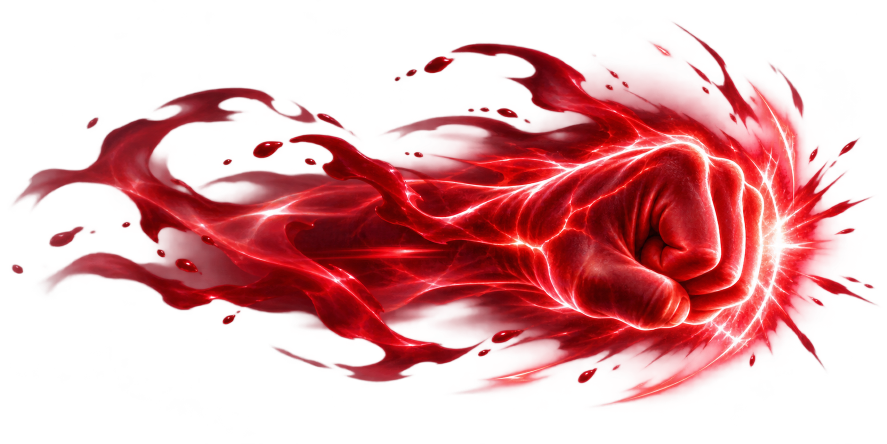
#> input picture godot/labs/combat_lab/fist14/r3/source/fist14_original_rgba_1774x887.png, 1774 x 887 px (shown at 1/2 size)
$ python build_r3_rework.py
#> lines starting #> are read from the running program, lines starting #| are printed output that depends on the picture
#!/usr/bin/env python3
"""FIST14 R3 REWORK: source-faithful layered sprite animation.

Uses the exact first-party ImageGen 1774x887 true-RGBA original and individually
composed light/impact/status frames. These are authored energy-layer changes,
not 36 separately redrawn anatomy studies. No rig and no poster cropping.
Requires genuine Godot G3.5 art review before acceptance.
"""
from pathlib import Path
import hashlib, math, json, random
from PIL import Image, ImageDraw, ImageFilter
import numpy as np
ROOT=Path(__file__).resolve().parents[1]
SRC=ROOT/'source/fist14_original_rgba_1774x887.png'
SHA='e0006ceb6208cb7cb037d2909f2ca9d27e10f63b7d71871f53b6b55f4903b7b5'
S=640; CELL=320
BBOX={}
def digest(b):return hashlib.sha256(b).hexdigest()
def hfile(p):return digest(p.read_bytes())
def bez(p0,p1,p2,p3,n=44):
    out=[]
    for i in range(n):
        t=i/(n-1);u=1-t
        out.append((round(u**3*p0[0]+3*u*u*t*p1[0]+3*u*t*t*p2[0]+t**3*p3[0]),round(u**3*p0[1]+3*u*u*t*p1[1]+3*u*t*t*p2[1]+t**3*p3[1])))
    return out

def new():return Image.new('RGBA',(S,S),(0,0,0,0))
def paint_stroke(target,points,wide=10,alpha=155,hot=False):
    # Stage light individually authored as three superposed paints, not uniform bars.
    under=new();p=ImageDraw.Draw(under,'RGBA');p.line(points,fill=(162,7,46,alpha//2),width=wide*4,joint='curve')
    bloom=under.filter(ImageFilter.GaussianBlur(16));target.alpha_composite(bloom)
    body=new();d=ImageDraw.Draw(body,'RGBA');d.line(points,fill=(210,17,60,min(250,alpha)),width=wide,joint='curve')
    d.line(points[5:],fill=(253,104,130,min(255,int(alpha*.85))),width=max(2,wide//3),joint='curve')
    if hot:d.line(points[int(len(points)*.6):],fill=(255,240,223,min(255,alpha+45)),width=max(1,wide//6),joint='curve')
    target.alpha_composite(body)

def local_flash(target,center,phase,seed,size):
    x,y=center;rng=random.Random(seed)
    sm=new();d=ImageDraw.Draw(sm,'RGBA')
    # unequal short brush rays in one impact, not a UI sunburst
    for i in range(13):
        a=(i*math.tau/13)+.27+(.24*rng.random())
        span=size*(.46+.86*rng.random())
        start=(int(x+math.cos(a)*size*.15),int(y+math.sin(a)*size*.11))
        tip=(int(x+math.cos(a)*span),int(y+math.sin(a)*span*.8))
        bend=(int((start[0]+tip[0])*.5+3*rng.random()),int((start[1]+tip[1])*.5-4*rng.random()))
        d.line([start,bend,tip],fill=(243,30,80,round(185*phase)),width=rng.choice([2,3,5]))
        d.line([start,bend],fill=(255,218,215,round(166*phase)),width=1)
    target.alpha_composite(sm.filter(ImageFilter.GaussianBlur(11)))
    target.alpha_composite(sm)
    orb=new();o=ImageDraw.Draw(orb,'RGBA')
    o.ellipse((x-15*phase,y-10*phase,x+15*phase,y+10*phase),fill=(255,252,239,round(255*phase)))
    halo=orb.filter(ImageFilter.GaussianBlur(6))
    target.alpha_composite(halo)
    target.alpha_composite(orb)

def source_layer(im,src_rect,width,opacity=1.,center=(330,315),shear=0.,stretch=1.,soft_matte=True):
    src=im.crop(src_rect)
    # Independently controlled taper and local shear: stage-specific motion,
    # not a static cell copy or change of overall atlas opacity.
    w,h=src.size; nh=max(1,int(width*h/w*stretch)); src=src.resize((int(width),nh),Image.Resampling.LANCZOS)
    # asymmetric local warp of crimson plume, knots stay near the front.
    src_arr=np.array(src); hh,ww=src_arr.shape[:2]
    rolled=np.zeros_like(src_arr)
    for yi in range(hh):
        # content warp low amplitude, no skeletal/actor rig
        dx=int(shear*(yi-hh/2)/max(1,hh/2)+5*math.sin(yi/max(1,hh)*math.tau*.7))
        if dx>=0:rolled[yi,dx:]=src_arr[yi,:ww-dx]
        else:rolled[yi,:dx]=src_arr[yi,-dx:]
    src=Image.fromarray(rolled,'RGBA')
    arr=np.asarray(src.getchannel('A'),dtype=np.float32)
    y,x=np.mgrid[:hh,:ww]; cx=ww*.54;cy=hh*.49
    radial=np.sqrt(((x-cx)/(ww*.63))**2+((y-cy)/(hh*.68))**2)
    matte=np.clip((1.02-radial)/.32,0,1); matte=matte*matte*(3-2*matte)
    src.putalpha(Image.fromarray(np.uint8(np.clip(arr*matte*opacity,0,255)),'L'))
    return src,(int(center[0]-ww/2),int(center[1]-hh/2))

def mark(t):
    # An authored fist-imprint for a single MARK, not claw marks or a HUD ring.
    f=new();rng=random.Random(9901+int(t*100))
    pulse=.91+.08*math.sin(t*math.tau)
    vapor=new();dv=ImageDraw.Draw(vapor,'RGBA')
    for j in range(5):
        q=j/4
        control=bez((289+10*j,357),(276+3*j,321-5*math.sin(t*4+j)),(306+9*j,289),(330+12*j,275))
        dv.line(control,fill=(174,22,61,int(50*pulse*(1-.08*j))),width=8-j//2)
    f.alpha_composite(vapor.filter(ImageFilter.GaussianBlur(13)))
    layer=new();d=ImageDraw.Draw(layer,'RGBA')
    # knuckles in uneven shallow arc; these features persist while veins shift
    for j in range(4):
        x=292+j*19+(3 if j==2 else 0);y=316+(j-1)**2*2
        d.rounded_rectangle((x-8,y-11,x+8,y+4),radius=6,
             fill=(204+11*j,39,86,int(214*pulse)),outline=(255,229,203,int(245*pulse)),width=3)
        d.line(bez((x,y+6),(x+2,y+17),(327-12+j*7,347),(331,355)),fill=(253,83,125,int(192*pulse)),width=4)
    d.arc((294,317,343,367),25,145,fill=(255,234,211,int(226*pulse)),width=6)
    f.alpha_composite(layer.filter(ImageFilter.GaussianBlur(9)))
    f.alpha_composite(layer)
    return f

def frame(im,kind,i,n):
    t=i/(n-1);out=new()
    if kind=='charge':
        # Distinct convergence trajectory: streams contract and spiral into one closed fist.
        envelope=(1-t)**1.35
        for j in range(5):
            dy=(j-2)*34
            origin=(85+int(t*100),320+dy+int(13*math.sin(t*math.pi*2+j)))
            end=(330+int(12*t),318)
            cp1=(166+int(t*45),297+dy*.72)
            cp2=(268,315+dy*.32+int(20*(1-t)*math.sin(j+t*4)))
            paint_stroke(out,bez(origin,cp1,cp2,end),wide=6+j%3,alpha=int(110+120*t),hot=j==2 and i>3)
        src,pos=source_layer(im,(1010,135,1580,784),width=135+int(35*t),opacity=.18+.72*t,center=(336,318),stretch=.92+.12*t)
        out.alpha_composite(src,dest=pos)
        if i>=5:local_flash(out,(416,316),.22+.35*t,101+i,size=13+14*t)
    elif kind=='flight':
        # Three distinct hand-authored flowing blood-Qi currents, converging
        # toward ONE fist. Avoid uniform side-by-side "three-claw" rails.
        accel=t*t*(3-2*t); wave=math.sin(math.pi*t)
        flows=[
            ((112,258+20*math.sin(5*t)),(168,244-30*wave),(267,292+22*wave),(436,315)),
            ((92,359+23*math.sin(4*t+1.5)),(134,399-27*wave),(296,344-13*wave),(431,326)),
            ((128,311+34*math.sin(3.4*t+2.1)),(231,351-45*wave),(301,296+30*wave),(453,322)),
        ]
        for j,(a,b,c,d) in enumerate(flows):
            pts=bez(a,b,c,d)
            paint_stroke(out,pts,wide=[8,11,4][j],alpha=round([142,156,110][j]+50*wave),hot=j==1)
        src,pos=source_layer(im,(135,40,1725,838),width=350+int(70*wave),opacity=.76+.22*wave,center=(330+int(13*t),320),shear=11*math.sin(2*t*math.pi))
        out.alpha_composite(src,dest=pos)
        # One knuckle light stroke, not a fake additional impact/hit.
        knuckle=bez((456,301-5*wave),(473,291-6*wave),(501,306+4*wave),(506,325))
        paint_stroke(out,knuckle,wide=6,alpha=round(195+50*wave),hot=True)
        if i>6:local_flash(out,(501+int(9*t),321),.18+.25*(t-.4),201+i,24)
    elif kind=='contact':
        # The sprite dissolves into a single impact; visually distinct poses
        # including sharp contact, spread, staggered closure and mark emergence.
        strength=math.sin(math.pi*(.10+.88*t))**.8
        src,pos=source_layer(im,(840,105,1745,826),width=330+int(70*strength),opacity=(1-t)**1.12,center=(309-int(18*t),316),stretch=1+.16*t)
        out.alpha_composite(src,dest=pos)
        local_flash(out,(446+int(t*12),315),max(.30,1-t**.65),401+i,37+int(74*t))
        for j in range(4):
            # unequal shock filaments deform and break apart, no false hit receipts
            off=j*math.pi/2
            v=math.sin(math.pi*t)
            start=(447,318)
            a=off+.22*math.sin(i+j)
            control=bez(start,(447+int(55*v*math.cos(a)),310+int(60*v*math.sin(a))),
                        (450+int((58+30*t)*math.cos(a)),318+int((47+28*t)*math.sin(a))),
                        (445+int((70+46*t)*math.cos(a)),319+int((55+40*t)*math.sin(a))))
            paint_stroke(out,control,wide=max(1,int(8*(1-t))),alpha=max(20,int(148*(1-t))),hot=j==0)
        if i>=5:
            state=mark(t)
            alpha=state.getchannel('A');alpha=alpha.point(lambda a:int(a*(i-4)/4))
            state.putalpha(alpha);out.alpha_composite(state)
    elif kind=='mark':
        out=mark(t)
    else:raise ValueError(kind)
    return out

def main():
    for directory in ('assets/frames', 'assets/atlases', 'qa', 'review'):
        (ROOT/directory).mkdir(parents=True, exist_ok=True)
    if not SRC.exists() or hfile(SRC)!=SHA:raise SystemExit('FIST14_R3_FAIL_SOURCE_SHA')
    im=Image.open(SRC).convert('RGBA')
#> im is the input picture: PIL image 1774x887 RGBA; mean R, G, B, A 95.7, 21.3, 25.3, 95.1
    assert im.size==(1774,887)
    report={'source_sha256':SHA,'source_path':'source/fist14_original_rgba_1774x887.png',
            'role':'R3 first-party source + independently composed VFX phase layers; fist anatomy sourced from one master',
            'master_independent_hand_pose_count':1,'G35':'NOT_EXECUTED','owner':'PENDING','pve':'HOLD',
            'frames':{},'atlases':{}}
    allkeys=[]
    for kind,n in [('charge',8),('flight',12),('contact',8),('mark',8)]:
        atlas=Image.new('RGBA',(CELL*4,CELL*((n+3)//4)),(0,0,0,0))
        frames=[];hashes=[]
        for i in range(n):
            f=frame(im,kind,i,n)
            bbox=f.getchannel('A').getbbox();assert bbox is not None,(kind,i)
            assert min(bbox[0],bbox[1],S-bbox[2],S-bbox[3])>0,(kind,i,bbox)
            path=ROOT/'assets/frames'/f'f14_{kind}_{i:02d}.png';f.save(path,optimize=True)
            hashes.append(hfile(path)); frames.append({'idx':i,'sha256':hashes[-1],'bbox':bbox})
            atlas.alpha_composite(f.resize((CELL,CELL),Image.Resampling.LANCZOS),((i%4)*CELL,(i//4)*CELL))
        assert len(set(hashes))==n,kind
        out=ROOT/'assets/atlases'/f'f14_{kind}.png';atlas.save(out,optimize=True)
        report['frames'][kind]=frames;report['atlases'][kind]={'path':str(out.relative_to(ROOT)),'sha256':hfile(out),'count':n,'size':atlas.size}
        allkeys.extend(hashes)
#> this loop made 4 passes
#> pass 1, in paint_stroke, `bloom = under.filter(ImageFilter.GaussianBlur(16))`:
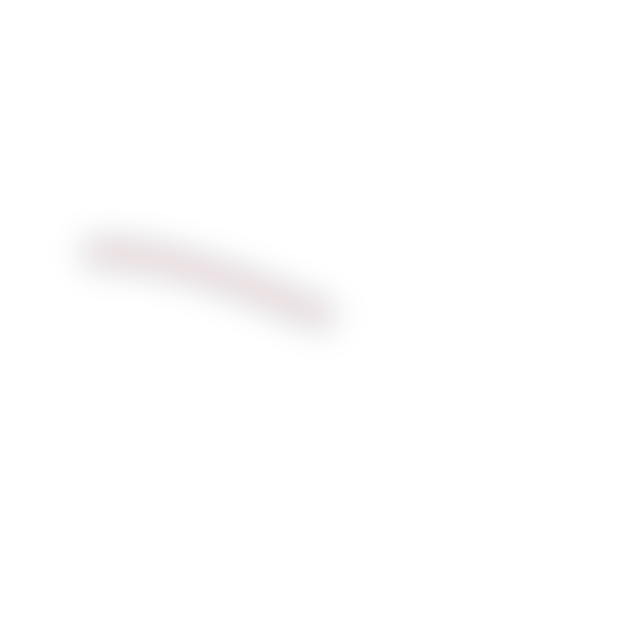
#> bloom: PIL image 640x640 RGBA; mean R, G, B, A 2.4, 0.1, 0.7, 0.8; transparent parts drawn white
#> after the loop:
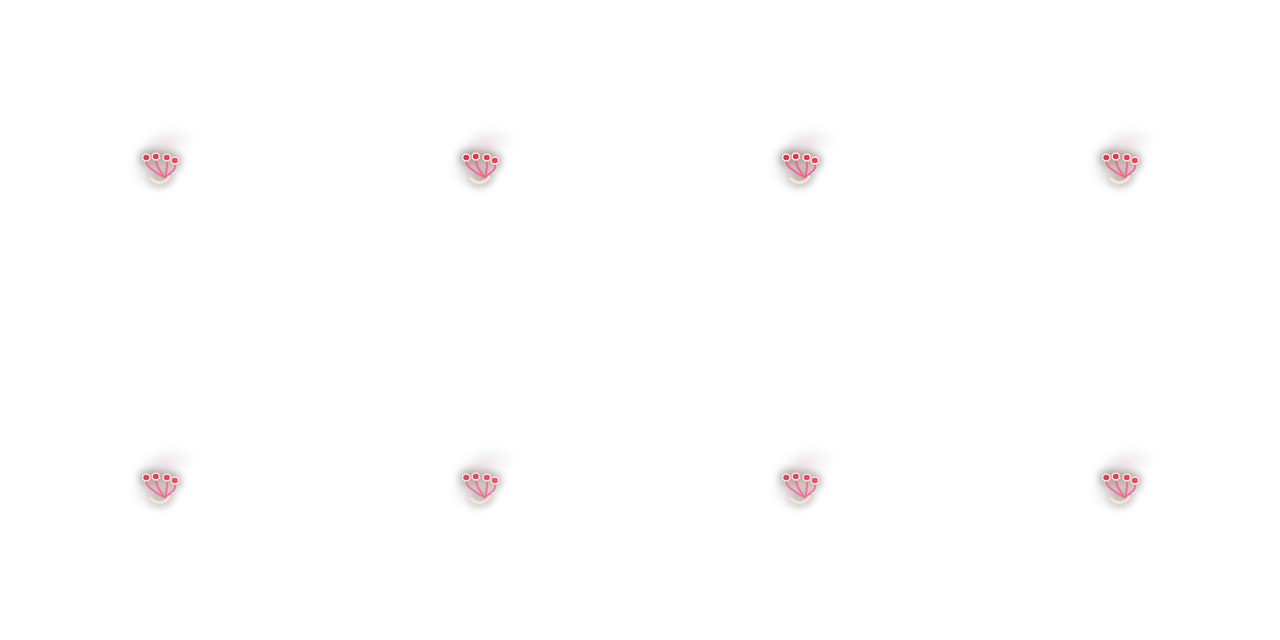
#> atlas: PIL image 1280x640 RGBA; mean R, G, B, A 2.1, 0.9, 1.1, 1.7; transparent parts drawn white
#> after the loop:
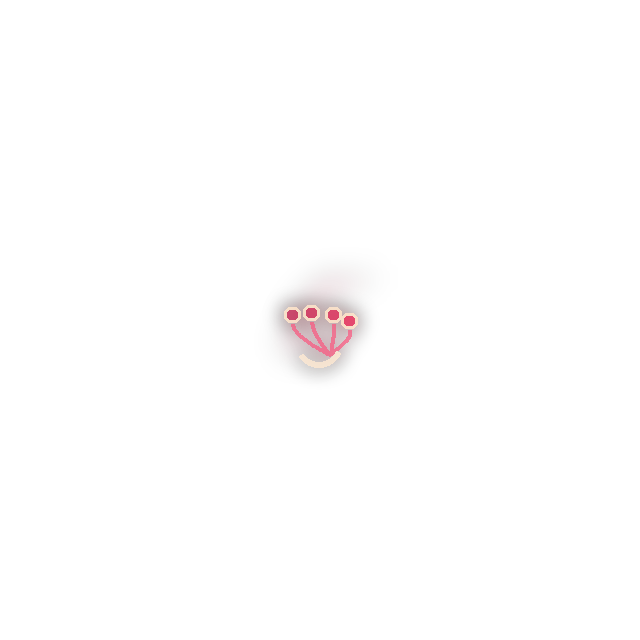
#> f: PIL image 640x640 RGBA; mean R, G, B, A 2.2, 1, 1.2, 1.7; transparent parts drawn white
#> after the loop, allkeys = 36 items; report = 9 items
    (ROOT/'qa/rework_manifest.json').write_text(json.dumps(report,ensure_ascii=False,indent=2),encoding='utf8')
    display=Image.new('RGBA',(1280,320*10),(0,0,0,0));y=0
#> after `display = Image.new('RGBA', (1280, 320 * 10), (0, 0, 0, 0))`: display: PIL image 1280x3200 RGBA; every value is 0
    for kind in ('charge','flight','contact','mark'):
        im2=Image.open(ROOT/'assets/atlases'/f'f14_{kind}.png')
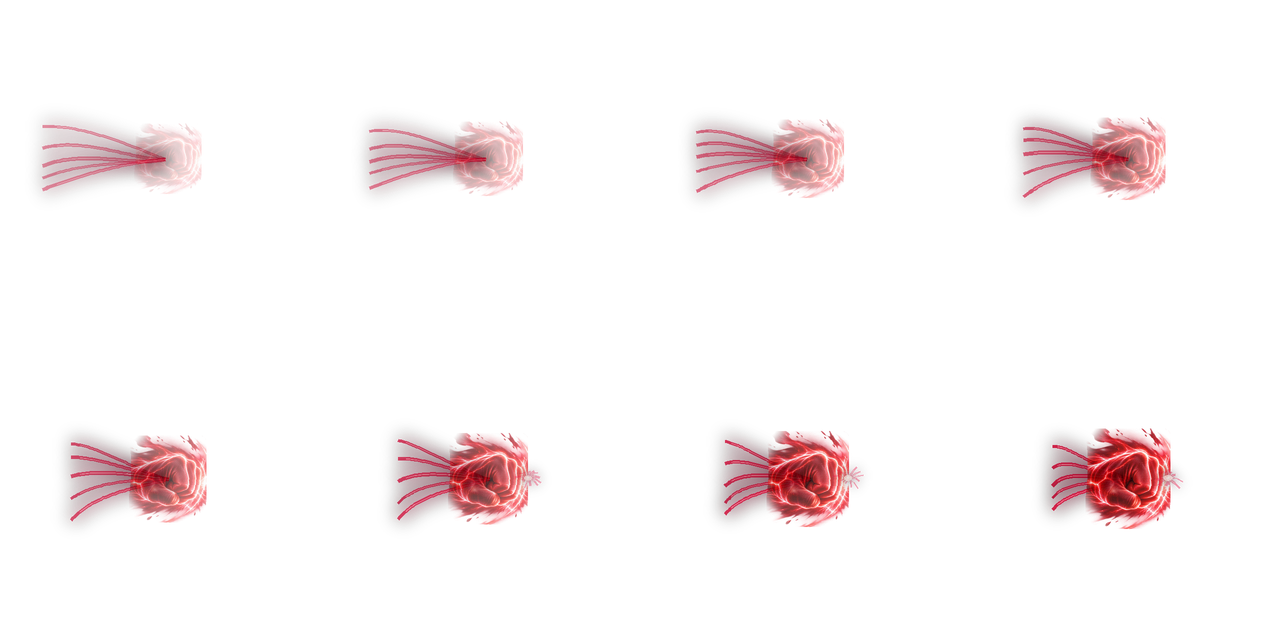
#> im2: PIL image 1280x640 RGBA; mean R, G, B, A 15.3, 3.3, 4.7, 12.1; transparent parts drawn white
        display.alpha_composite(im2,(0,y));y+=im2.height
#> after `display.alpha_composite(im2, (0, y))`:
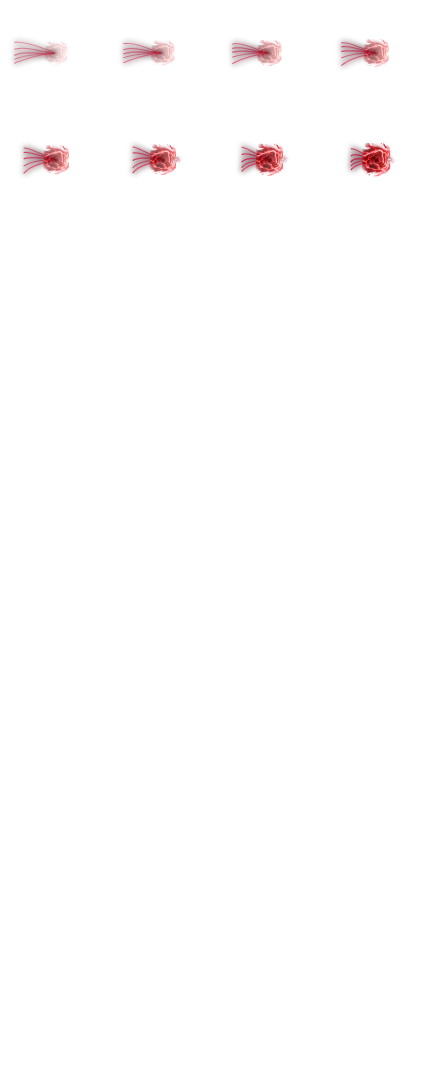
#> display: PIL image 1280x3200 RGBA (shown at 1/3 size); mean R, G, B, A 3.1, 0.7, 0.9, 2.4; transparent parts drawn white
#> after `y += im2.height`: y = 640
    display=display.crop((0,0,1280,y))
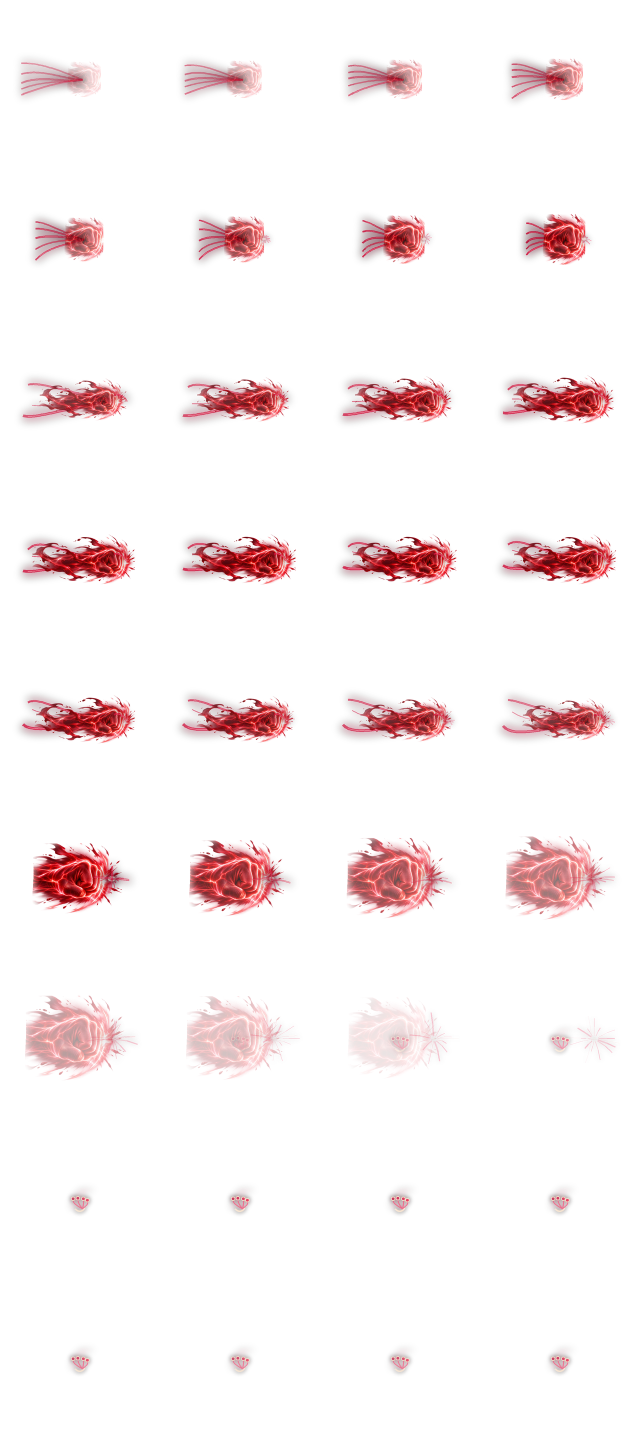
#> display: PIL image 1280x2880 RGBA (shown at 1/2 size); mean R, G, B, A 20, 4.7, 6, 15.6; transparent parts drawn white
    display.save(ROOT/'review/atlas_static_not_godot.png',optimize=True)
    print('FIST14_R3B_REWORK_STATIC_OK frames=36 phases=4 original_master_sha='+SHA)
    print('G3.5_NOT_EXECUTED G3.7_NOT_APPROVED')
if __name__=='__main__':main()
